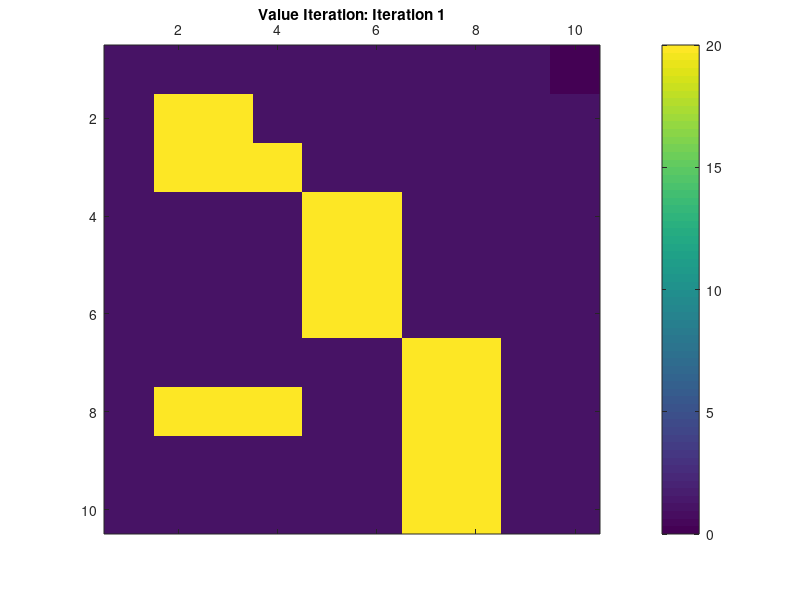

Write MATLAB code to recreate this figure. (Note: this script raises an error after producing the figure.)
%% adapted from https://github.com/ComputationalRobotics/OptimalControlEstimation-Examples/blob/main/grid_world_value_iteration.m
%%
clc; clear; close all;

%% Create problem data
% States
[X,Y] = meshgrid(1:10,1:10);
nx = 10; % number of states in one dimension

% Controls
U = [1, 0;
     -1, 0;
     0, 1;
     0, -1;
     0, 0];
nu = size(U,1); % number of controls

% Create vector g
target = [1,10]; 
obstacles = [2,2;
             2,3;
             3,2;
             3,3;
             3,4;
             4,5;
             4,6;
             5,5;
             5,6;
             6,5;
             6,6;
             7,7;
             7,8;
             8,2;
             8,3;
             8,4;
             8,7;
             8,8;
             9,7;
             9,8;
             10,7;
             10,8];

g = zeros(10, 10, 5);
for i1 = 1:10
    for i2 = 1:10
        x = [i1, i2];
        
        if ismember(x, target, 'rows')
            state_cost = 0;
        elseif ismember(x, obstacles, 'rows')
            state_cost = 20;
        else
            state_cost = 1;
        end

        for u = 1:5
            g(i1, i2, u) = state_cost;
        end
    end
end

%% Construct Transition Tensor P
P = zeros(10, 10, 5, 10, 10);

for j = 1:5 % over controls
    u = U(j,:); % control
    for i1 = 1:10
        for i2 = 1:10
            x = [i1, i2];
            xp = x + u; % next state
            
            if xp(1) < 1 || xp(1) > 10 || xp(2) < 1 || xp(2) > 10 % check if next state is outside the grid
                P(i1, i2, j, i1, i2) = 1; % stay in the current state
            else
                P(i1, i2, j, xp(1), xp(2)) = 1; % transition to the next state
            end
        end
    end
end
Q = zeros(10, 10, 5);
MAX_ITERS = 1e3;
Q_diff_values = [];

%% Start value iteration using tensors

gif_filename = 'value_iteration.gif';

for iter = 1:MAX_ITERS
    Q_prev = Q; % Store previous Q values to check convergence
    
    for u = 1:5 % over controls
        for i1 = 1:10
            for i2 = 1:10
                next_values = squeeze(P(i1, i2, u, :, :)) .* min(Q, [], 3);
                Q_new(i1, i2, u) = g(i1, i2, u) + sum(sum(next_values));
            end
        end
    end

    Q_diff = norm(Q_new(:) - Q_prev(:));
    Q_diff_values = [Q_diff_values; Q_diff];
    Q = Q_new;
    
    % Visualization
    J_mat_current = zeros(10,10);
    for u = 1:5
        for i1 = 1:10
            for i2 = 1:10
                J_mat_current(i1, i2) = min(Q(i1, i2, :));
            end
        end
    end
    clf;
    image(J_mat_current,'CDataMapping','scaled'); colorbar;
    set(gca,'XAxisLocation','top')
    title(['Value Iteration: Iteration ' num2str(iter)])
    drawnow;
    
    frame = getframe(gcf);
    im = frame2im(frame);
    [imind,cm] = rgb2ind(im,256);
    
    if iter == 1
        imwrite(imind,cm,gif_filename,'gif', 'Loopcount',inf, 'DelayTime',0.1);
    else
        imwrite(imind,cm,gif_filename,'gif','WriteMode','append', 'DelayTime',0.1);
    end
    
    % Check convergence
    if Q_diff < 1e-6
        fprintf("Value iteration converged in %d iterations, Q_diff = %3.2e.\n",iter,Q_diff)
        break
    end
end


%% C-TRIAL:

initial_values = [0, 4, 8, 12]; % list of initial c values
convergence_iters = zeros(length(initial_values), 1);
final_J_values = cell(length(initial_values), 1);

for idx = 1:length(initial_values)
    c = initial_values(idx);
    Q = c * ones(10, 10, 5); % Initialize Q with the current constant c

    % Rest of the value iteration loop remains the same as before...

    for iter = 1:MAX_ITERS
        Q_prev = Q; % Store previous Q values before updating

        for u = 1:5 % over controls
            for i1 = 1:10
                for i2 = 1:10
                    next_values = squeeze(P(i1, i2, u, :, :)) .* min(Q, [], 3);
                    Q_new(i1, i2, u) = g(i1, i2, u) + sum(sum(next_values));
                end
            end
        end
    
        Q_diff = norm(Q_new(:) - Q_prev(:));
        Q_diff_values = [Q_diff_values; Q_diff];
        Q = Q_new;
        
        % Visualization
        J_mat_current = zeros(10,10);
        for u = 1:5
            for i1 = 1:10
                for i2 = 1:10
                    J_mat_current(i1, i2) = min(Q(i1, i2, :));
                end
            end
        end
        clf;
        image(J_mat_current,'CDataMapping','scaled'); colorbar;
        set(gca,'XAxisLocation','top')
        title(['Value Iteration: Iteration ' num2str(iter)])
        pause(0.1);

        % Check convergence
        if Q_diff < 1e-6
            fprintf("Value iteration with initialization %d converged in %d iterations, Q_diff = %3.2e.\n", c, iter, Q_diff);
            convergence_iters(idx) = iter;
            break
        end
    end

    final_J_values{idx} = min(Q, [], 3);
end

% results
for idx = 1:length(initial_values)
    fprintf("Initialization = %d, Iterations = %d\n", initial_values(idx), convergence_iters(idx));
end
figure;

for idx = 1:length(initial_values)
    subplot(2, 2, idx); 
    imagesc(final_J_values{idx});
    colorbar;
    
    max_val = max(max(final_J_values{idx}));
    
    % Overlay the max value on the plot
    text(5, 5, num2str(max_val), 'FontSize', 12, 'HorizontalAlignment', 'center', 'Color', 'r');
    
    title(['Initialization: ', num2str(initial_values(idx))]);
    set(gca,'XAxisLocation','top');
end

%% SOR
%% Create problem data for a larger grid
GRID_SIZE = 50;

% States
[X,Y] = meshgrid(1:GRID_SIZE,1:GRID_SIZE);
X = X(:);
Y = Y(:);
XY = [X,Y];
nx = length(X); % number of states

% Controls (remain the same)
U = [1, 0;
     -1, 0;
     0, 1;
     0, -1;
     0, 0];
nu = size(U,1); % number of controls

target = [1, GRID_SIZE];

obstacles = [];
for i = 3:4:GRID_SIZE-2
    obstacles = [obstacles; 
                 i*ones(GRID_SIZE-2, 1), (2:GRID_SIZE-1)'];
    obstacles = [obstacles; 
                 (i+1)*ones(GRID_SIZE-2, 1), flipud(2:GRID_SIZE-1)'];
end

g = zeros(GRID_SIZE, GRID_SIZE, nu);
for i = 1:nx
    for j = 1:nu
        x = XY(i,:); % state
        if ismember(x, target, 'rows')
            state_cost = 0;
        elseif ismember(x, obstacles, 'rows')
            state_cost = 20;
        else
            state_cost = 1;
        end

        u = U(j,:); % control
        control_cost = sum(u.^2); 

        g(x(1), x(2), j) = state_cost; % Assign the cost to the correct position in g
    end
end


%% Construct Transition Tensor P
P = zeros(GRID_SIZE, GRID_SIZE, nu, GRID_SIZE, GRID_SIZE);

for i1 = 1:GRID_SIZE
    for i2 = 1:GRID_SIZE
        for u = 1:nu
            % Compute next state based on current state and control
            x_next = [i1, i2] + U(u, :);

            % Check if next state is within grid boundaries
            if x_next(1) >= 1 && x_next(1) <= GRID_SIZE && x_next(2) >= 1 && x_next(2) <= GRID_SIZE
                P(i1, i2, u, x_next(1), x_next(2)) = 1;
            else
                % If next state is outside the grid, stay in the current state
                P(i1, i2, u, i1, i2) = 1;
            end
        end
    end
end

Q = zeros(GRID_SIZE, GRID_SIZE, nu);
MAX_ITERS = 1e3;
Q_diff_values = [];

% range of omega values to test
omega_values = [1.1, 1.8, 2.5, 3.7, 4.9];
convergence_iters_sor = zeros(length(omega_values), 1);
final_J_values_sor = cell(length(omega_values), 1);

for idx = 1:length(omega_values)
    omega = omega_values(idx);
    Q = zeros(GRID_SIZE, GRID_SIZE, nu);

    % Value iteration loop with SOR
    for iter = 1:MAX_ITERS
        Q_prev = Q; % Store previous Q values before updating

        for u = 1:5 % over controls
            for i1 = 1:GRID_SIZE
                for i2 = 1:GRID_SIZE
                    next_values = squeeze(P(i1, i2, u, :, :)) .* min(Q, [], 3);
                    Q_new(i1, i2, u) = g(i1, i2, u) + sum(sum(next_values));
                end
            end
        end

        Q_diff = norm(Q_new(:) - Q_prev(:));
        Q_diff_values = [Q_diff_values; Q_diff];
        Q = Q_new;
    
        % Apply SOR
        Q = (1 - omega) * Q + omega * Q_new;
                

        Q_diff = norm(Q - Q_prev, 'fro');
        if Q_diff < 1e-6
            fprintf("Value iteration with SOR (omega = %f) converged in %d iterations, Q_diff = %3.2e.\n", omega, iter, Q_diff);
            convergence_iters_sor(idx) = iter;
            break
        end
    end

    final_J_values_sor{idx} = min(Q, [], 3);
end


% Visualization
figure;
for idx = 1:length(omega_values)
    subplot(2, 3, idx);
    imagesc(final_J_values_sor{idx});
    colorbar;
    max_val = max(max(final_J_values_sor{idx}));
    text(5, 5, num2str(max_val), 'FontSize', 12, 'HorizontalAlignment', 'center', 'Color', 'r');
    title(['SOR (omega = ', num2str(omega_values(idx)), ')']);
    set(gca,'XAxisLocation','top');
end


